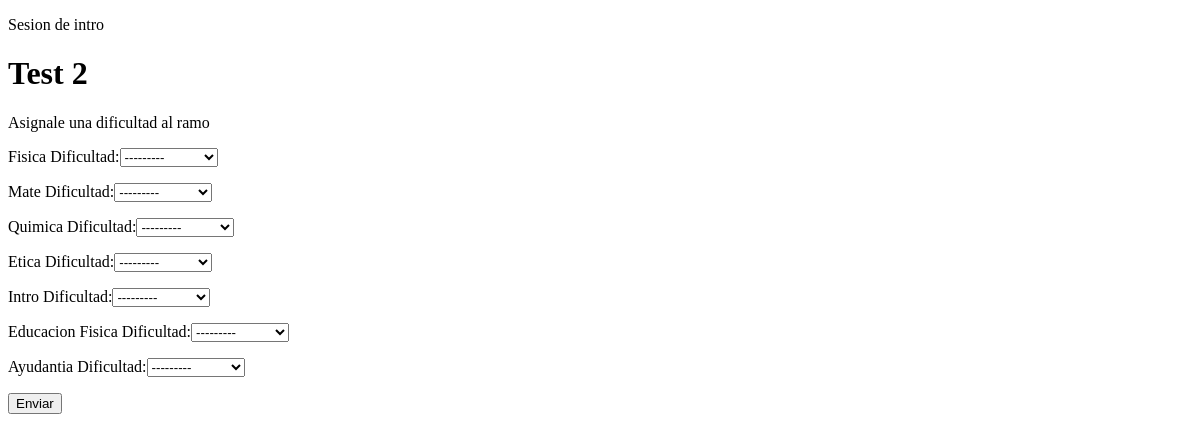
/test2/ (signed in), run on an earlier commit of the app's database.
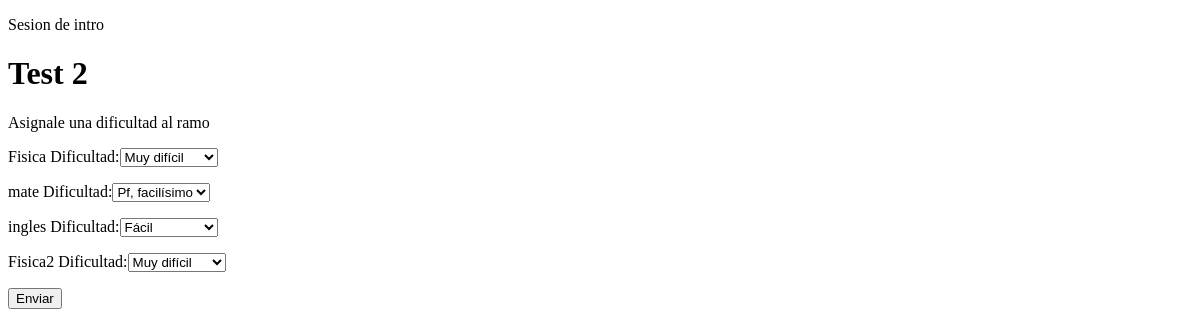
And on a later commit of the database.
### Test/models.py (models this page shows, shortened)
class Ramo(models.Model):
    DIFF=[
      ('Pf, facilísimo', 'Pf, facilísimo'),
      ('Fácil', 'Fácil'),
      ('Medio', 'Medio'),
      ('Difícil', 'Difícil'),
      ('Muy difícil', 'Muy difícil')
    ]
    user=models.ForeignKey(User, on_delete=models.CASCADE, related_name='Ramos', null=True)
    ramo = models.CharField(max_length=40)
    dificultad = models.CharField(max_length=40,choices=DIFF,null=True)

### Test2/views.py (the view)
# urls.py: path('test2/', include('Test2.urls')),
def test2(request):
	user = request.user
	ramos = Ramo.objects.filter(user=user)
	materias = []
	temp=[]
	context = {'user':user}
	for ramo in ramos:
		materias.append(ramo)
	for materia in materias:
		temp.append(materia.ramo)
	materias = temp
	temp=[]
	forms = []
	if request.method == 'POST':
		for materia in materias:
			ins = Ramo.objects.get(user= user, ramo= materia)
			form = Test2(request.POST,instance=ins,prefix=materia)
			if form.is_valid():
				form.save()
				forms.append(form)
		return redirect('home')
	else:
		for materia in materias:
			ins = Ramo.objects.get(user= user, ramo= materia)
			form= Test2(instance=ins,prefix=materia)
			forms.append(form)
	context= {'user':user, 'materias':materias,'ramos':ramos,'forms':forms}
	return render(request,'Test2/test2.html', context)

### Test2/templates/Test2/test2.html (shortened to what this page needs)
{% extends 'Test2/base.html' %}
{% block content %}
<h1>Test 2</h1>
<p>Asignale una dificultad al ramo</p>
<form method="post">
    {% for form in forms %}
    <p>{{form.prefix}} {{form}}   </p>
    {% endfor %}
<button  type="submit"> Enviar </button>
</form>
{% endblock %}

What changed in the data, as far as the page shows it:
removed Ramo: prefix "Mate"
removed Ramo: prefix "Quimica"
removed Ramo: prefix "Etica"
removed Ramo: prefix "Intro"
removed Ramo: prefix "Educacion Fisica"
removed Ramo: prefix "Ayudantia"
added Ramo: prefix "mate"
added Ramo: prefix "ingles"
added Ramo: prefix "Fisica2"
Also different on the page:
form field form: "---------" → "Muy difícil"
new list line: "Pf, facilísimo"
new list line: "Dificultad: Fácil"
new list line: "Dificultad: Muy difícil"
list line gone: "Dificultad: ---------"
